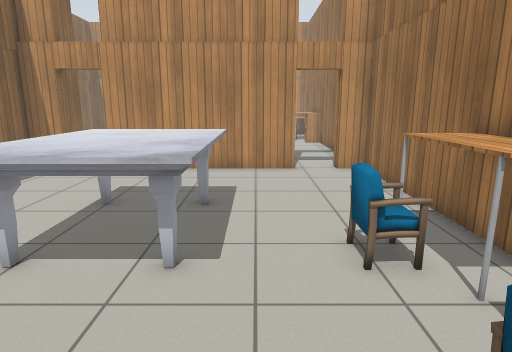
view 1 (above)

16 first-person views from a walk through a world built for the Gazebo simulator. The camera is 1.3 m above the floor, tilts 12° down and sees 75° across. The floor is counted in squares, 0.5 m on a side. Each view is taken from the middle of a square. On the plan, view 1 faces up. The plan holds only what a view shows up to about 20 squares ahead; the rest is blank. Gazebo's built-in surfaces are drawn with simple patterns. Simple shapes stand in for some stock models. Some surface patterns are stand-ins.

view 2
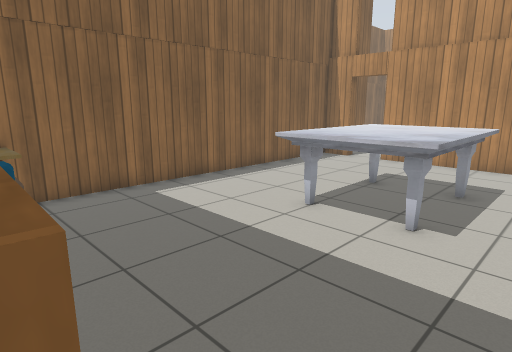

view 3
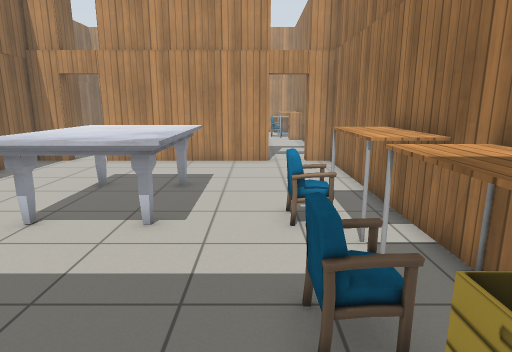

view 4
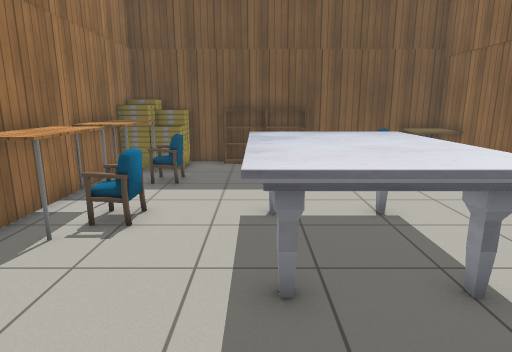

view 5
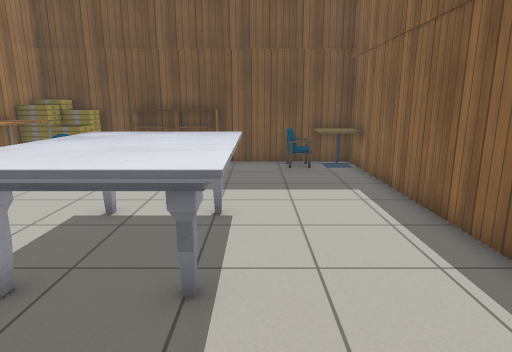

view 6
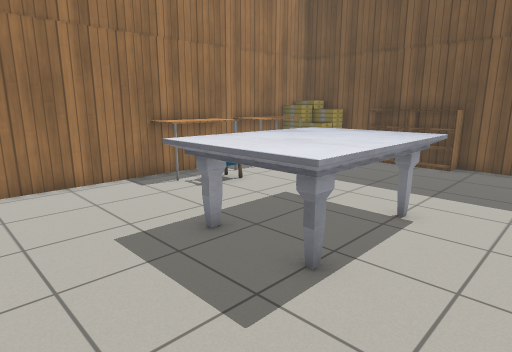

view 7
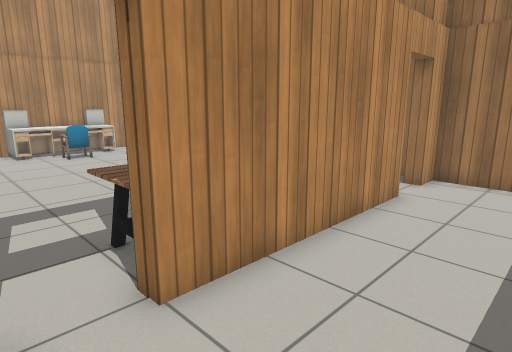

view 8
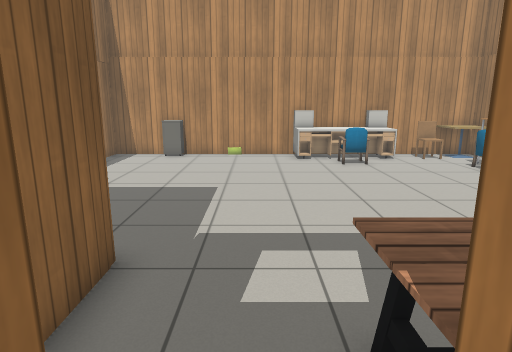

view 9
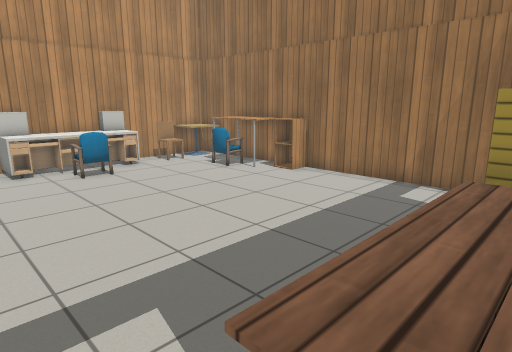

view 10
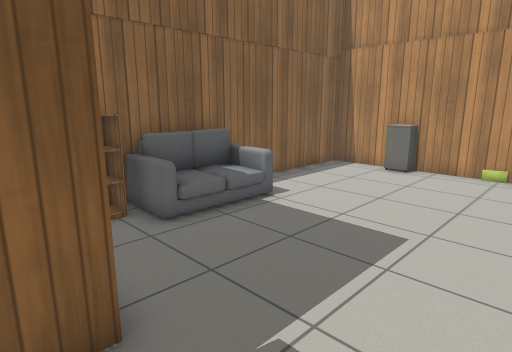

view 11
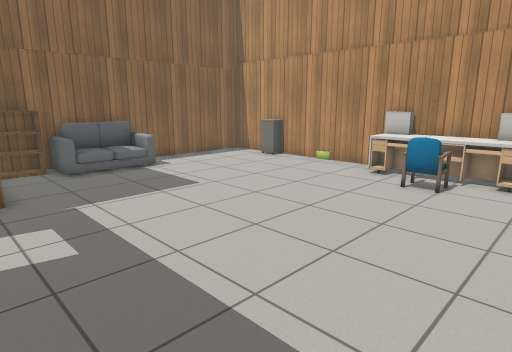

view 12
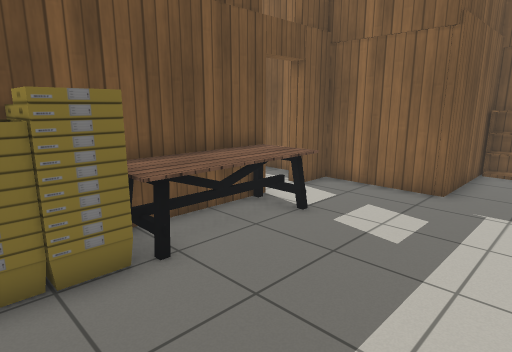

view 13
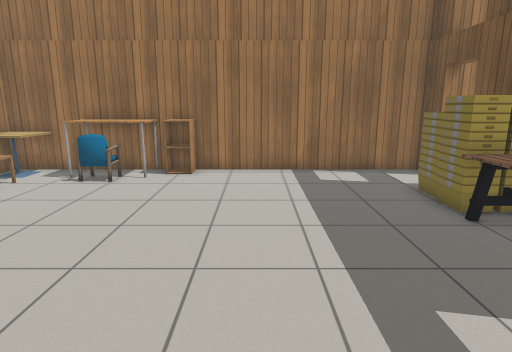

view 14
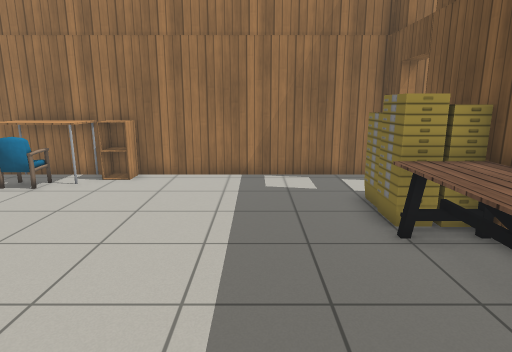

view 15
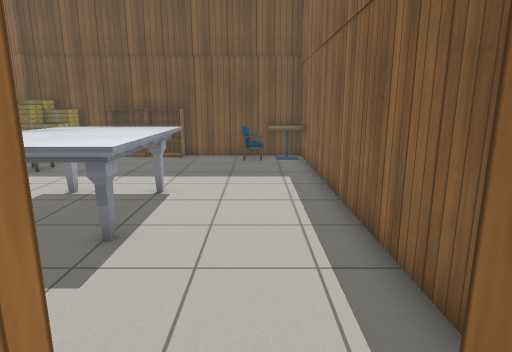

view 16
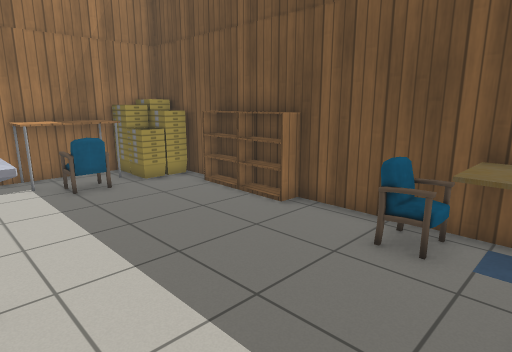

### Floor plan
Points are (right, up) in squares from view 1. A wall is a line through its corners. A room is listed if a view was taken in it or the views show most of it. See-through windows are left out.
Room 1 (views 1, 2, 3, 4, 5, 6, 7, 8, 16)
walls: (1.6, 13.7) (-6.1, 13.7); (-7.9, 13.7) (-9.4, 13.7) (-9.4, -0.4); (-9.5, -2.4) (4.5, -2.4) (4.5, 13.7) (3.4, 13.7)
ways out: open door at (-7, 14) to room 2; open door at (2.5, 14) to room 2
objects: cafe table (-9, -2) to (-8, -1); chair (-7, -2) to (-7, -1); marble table (-4, 5) to (-1, 9); bookshelf (-3, -2) to (-2, -2); bookshelf (-1, -2) to (0, -2); bucket (2, -2) to (4, 0); chair (2, 1) to (3, 2); chair (2, 5) to (3, 6); table (3, 1) to (4, 3); table (3, 4) to (4, 7)
Room 2 (views 9, 10, 11, 12, 13, 14, 15)
walls: (-6.1, 14.3) (1.6, 14.3); (3.4, 14.3) (4.5, 14.3) (4.5, 30.9) (-14.6, 30.9) (-14.6, 18.3) (-9.4, 18.3) (-9.4, 14.3) (-7.9, 14.3)
ways out: open door at (-7, 14) to room 1; open door at (2.5, 14) to room 1
objects: bookshelf (-14, 19) to (-14, 20); sofa (-14, 21) to (-13, 24); side table (-11, 30) to (-11, 31); dining table (-6, 15) to (-2, 16); table (-5, 29) to (0, 30); chair (-3, 28) to (-2, 29); bucket (-1, 15) to (1, 16); chair (1, 29) to (2, 30); chair (2, 26) to (3, 27); table (3, 25) to (4, 28); cafe table (3, 29) to (4, 30); cabinet (4, 24)

Where each view was taken, in squares from view 1:
view 1: 0 up, 0 right, facing up
view 2: 2 down, 1 right, facing up-left
view 3: 2 down, 1 right, facing up
view 4: 13 up, 1 left, facing down
view 5: 13 up, 5 left, facing down
view 6: 13 up, 7 left, facing down-right
view 7: 10 up, 8 left, facing up-right
view 8: 13 up, 7 left, facing up
view 9: 15 up, 7 left, facing up-right
view 10: 17 up, 6 left, facing up-left
view 11: 17 up, 1 right, facing up-left
view 12: 21 up, 1 right, facing down-left
view 13: 21 up, 9 left, facing right
view 14: 19 up, 8 left, facing right
view 15: 15 up, 7 left, facing down
view 16: 5 up, 9 left, facing down-right
